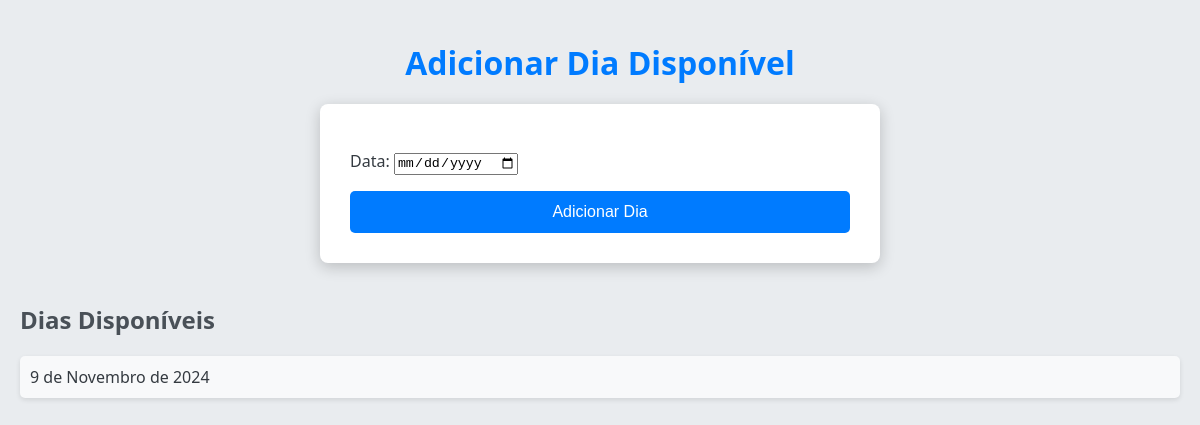
/adicionar_dia/, run on an earlier commit of the app's database.
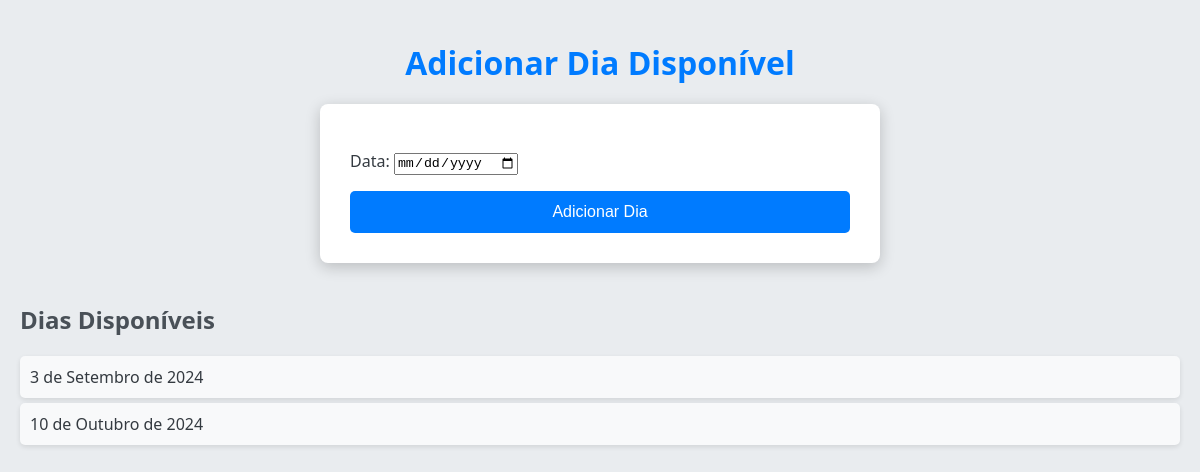
And on a later commit of the database.
### agendamentos/models.py (models this page shows, shortened)
class DiaDisponivel(models.Model):
    data = models.DateField(unique=True)

### agendamentos/views.py (the view)
# urls.py: path('adicionar_dia/', views.adicionar_dia_disponivel, name='adicionar_dia_disponivel'),
def adicionar_dia_disponivel(request):
    if request.method == 'POST':
        form = DiaDisponivelForm(request.POST)
        if form.is_valid():
            form.save()
            return redirect('adicionar_dia_disponivel')  # Redirecione para a mesma página ou outra
    else:
        form = DiaDisponivelForm()
    dias_disponiveis = DiaDisponivel.objects.all()  # Para exibir dias já cadastrados
    return render(request, 'agendamentos/adicionar_dia.html', {'form': form, 'dias_disponiveis': dias_disponiveis})

### agendamentos/forms.py
class DiaDisponivelForm(forms.ModelForm):
    class Meta:
        model = DiaDisponivel
        fields = ['data']
        widgets = {
            'data': forms.DateInput(attrs={'type': 'date'}),  # Isso garante que o campo será exibido como um seletor de data
        }

### agendamentos/templates/agendamentos/adicionar_dia.html (shortened to what this page needs)
<!DOCTYPE html>
<html lang="pt-BR">
<head>
    {% load static %}
    <link rel="stylesheet" href="{% static 'agendamentos/css/adicionardia.css' %}">
</head>
<body>
    <h1>Adicionar Dia Disponível</h1>
    <form method="post">
        {{ form.as_p }}
        <button type="submit">Adicionar Dia</button>
    </form>
    <h2>Dias Disponíveis</h2>
    <ul>
        {% for dia in dias_disponiveis %}
            <li>{{ dia.data }}</li>
        {% endfor %}
    </ul>
</body>
</html>

### agendamentos/static/agendamentos/css/adicionardia.css (style rules this page uses)
body { font-family: 'Segoe UI', Tahoma, Geneva, Verdana, sans-serif; background-color: #e9ecef; color: #343a40; margin: 0; padding: 20px; }
h1 { text-align: center; color: #007bff; margin-bottom: 20px; }
form { background-color: #ffffff; border-radius: 8px; box-shadow: 0 4px 15px rgba(0, 0, 0, 0.2); padding: 30px; max-width: 500px; margin: 0 auto; }
button { background-color: #007bff; color: white; padding: 12px 20px; border: none; border-radius: 5px; cursor: pointer; font-size: 16px; width: 100%; }
h2 { margin-top: 40px; color: #495057; }
ul { list-style-type: none; padding: 0; }
li { background-color: #f8f9fa; margin: 5px 0; padding: 10px; border-radius: 5px; box-shadow: 0 2px 5px rgba(0, 0, 0, 0.1); }

What changed in the data, as far as the page shows it:
changed DiaDisponivel: data "9 de Novembro de 2024" → "3 de Setembro de 2024"
added DiaDisponivel: data "10 de Outubro de 2024"
